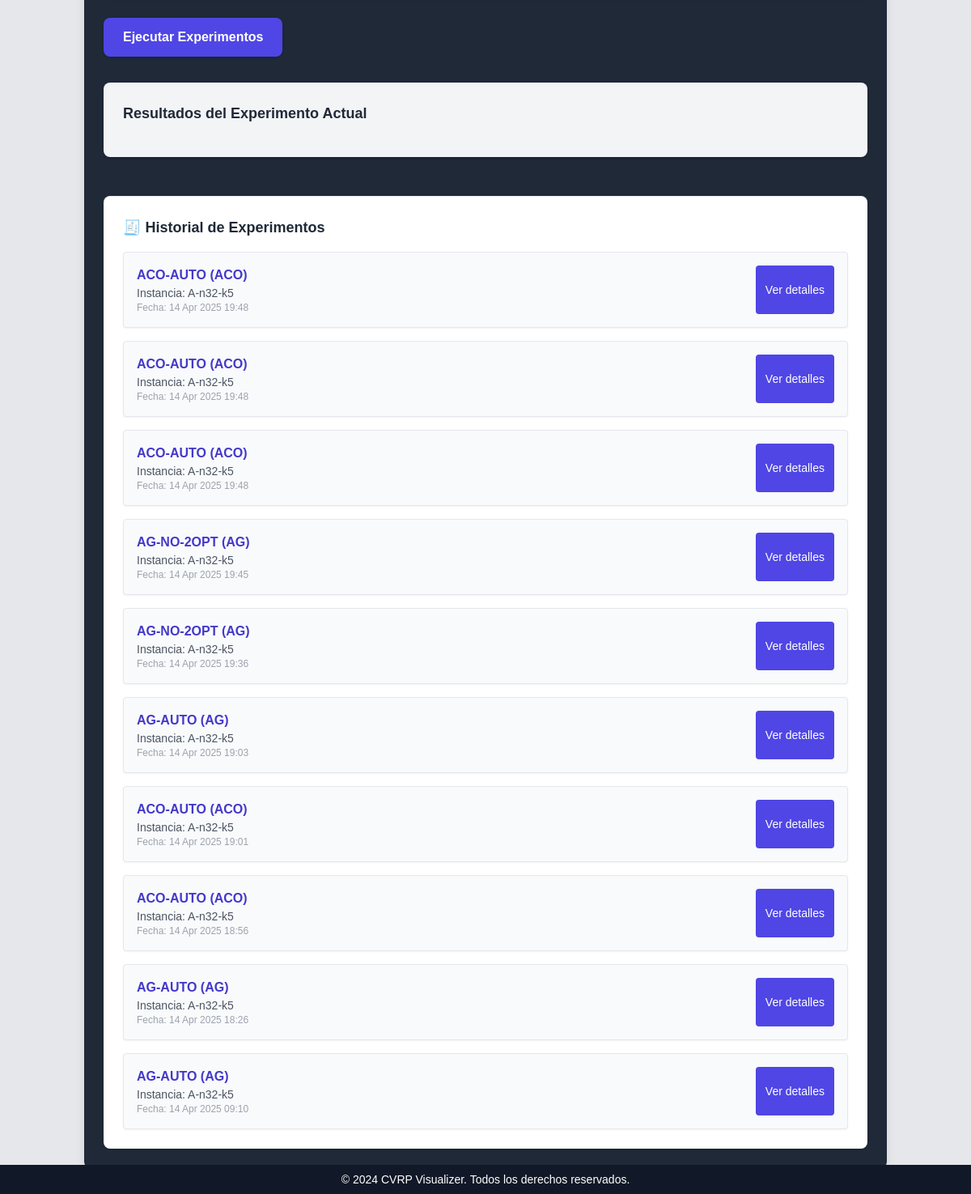
Page /experimentos/ (lower part) on the earlier database version.
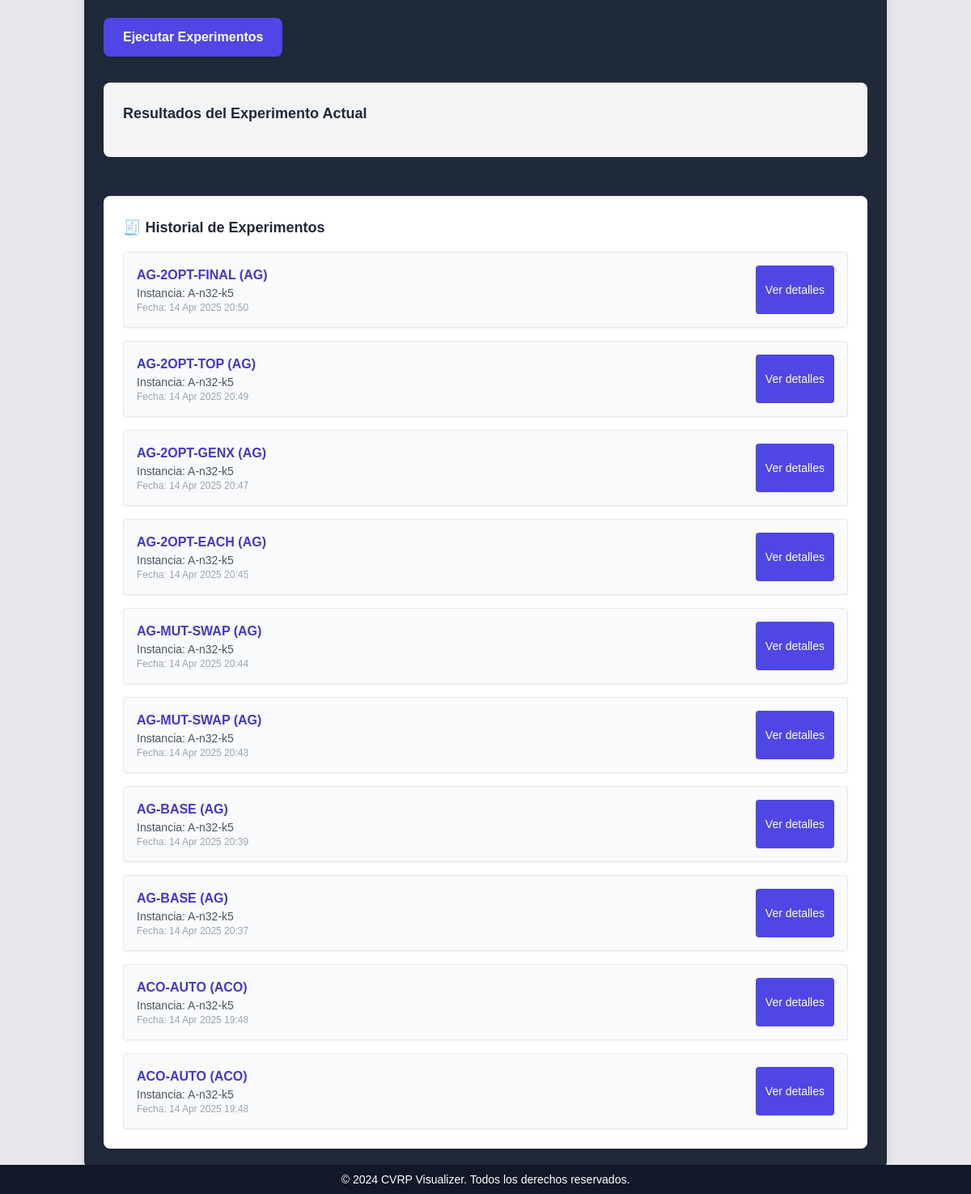
Same page on the later database version.
### vrp/models.py (models this page shows)
class ConfiguracionExperimento(models.Model):
    estrategia = models.ForeignKey(EstrategiaExperimento, on_delete=models.CASCADE)
    instancia = models.ForeignKey(VRPInstance, on_delete=models.CASCADE)
    population_size = models.IntegerField(null=True, blank=True)
    num_generations = models.IntegerField(null=True, blank=True)
    mutation_rate = models.FloatField(null=True, blank=True)
    use_elitism = models.BooleanField(null=True, blank=True)
    num_ants = models.IntegerField(null=True, blank=True)
    max_iter = models.IntegerField(null=True, blank=True)
    alpha = models.FloatField(null=True, blank=True)
    beta = models.FloatField(null=True, blank=True)
    evaporation_rate = models.FloatField(null=True, blank=True)
    reinicio = models.BooleanField(default=False)
    hibridacion = models.BooleanField(default=False)
    poblacion_desde_aco = models.BooleanField(default=False)
    tipo_mutacion = models.CharField(
            max_length=20,
            choices=[('inversion', 'Inversión'), ('swap_sequence', 'Intercambio de Secuencias')],
            default='inversion' )
    estrategia_2opt = models.CharField(
            max_length=20,
            choices=[
                ('NO_2OPT', 'No aplicar'),
                ('EACH_GEN', 'Cada hijo (AG)'),
                ('GEN_X', 'Cada N generaciones (AG)'),
                ('TOP_GEN', 'Top de la generación (AG)'),
                ('FINAL', 'Solo al final (AG/ACO)'),
                ('ALL', 'Todas las hormigas (ACO)'),
                ('STUCK', 'Si se estanca (ACO)'),
                ('LAST', 'Ultima hormiga (ACO)'),
            ],
            default='NO_2OPT'
        )
    usar_swap = models.BooleanField(default=False)
    reinicio_adaptativo = models.BooleanField(default=False)
    restriccion_nodos = models.BooleanField(default=True)
    ajuste_dinamico = models.BooleanField(default=True)
    exportar_poblacion = models.BooleanField(default=False)
    freq_2opt = models.IntegerField(null=True, blank=True, default=10)
    timestamp = models.DateTimeField(auto_now_add=True)

class EstrategiaExperimento(models.Model):
    nombre = models.CharField(max_length=100)  # Ej: AG-BASE, ACO-OPT2, HIBRIDO-A2G
    algoritmo = models.CharField(max_length=50, choices=[
        ('AG', 'Algoritmo Genético'),
        ('ACO', 'ACO'),
        ('HIBRIDO', 'Híbrido')
    ])
    descripcion = models.TextField(blank=True)

class VRPInstance(models.Model):
    name_model = models.ForeignKey(benchmark, on_delete=models.CASCADE)
    population_size = models.IntegerField(null=True, blank=True)
    num_generations = models.IntegerField(null=True, blank=True)
    mutation_rate = models.FloatField(null=True, blank=True)
    use_elitism = models.BooleanField(default=True)

class benchmark(models.Model):
    name_model = models.CharField(max_length=100,default='None',unique=True)
    num_customers = models.IntegerField()
    num_vehicles = models.IntegerField()
    capacity = models.IntegerField()
    cost_solution = models.FloatField(null=True, blank=True)  # 👈 Aquí el nuevo campo

### vrp/views.py (the view)
# urls.py: path('experimentos/', views.experimentos, name='experimentos'),
def experimentos(request):
    instancias = listar_instancias()
    historial = ConfiguracionExperimento.objects.select_related('estrategia', 'instancia__name_model') \
        .order_by('-timestamp')[:10]
    resumenes = {
        config.id: ResumenExperimento.objects.filter(configuracion=config).first()
        for config in historial
    }
    instancias_filtradas = {
        categoria: archivos
        for categoria, archivos in instancias.items()
        if not categoria.endswith('-sol')
    }
    return render(request, 'experimentos.html', {
        'instancias': instancias_filtradas,
        'historial': historial,
        'resumenes': resumenes,
    })

### vrp/templatetags/filters.py (called while the page is built)
@register.filter
def get_item(dictionary, key):
    return dictionary.get(key)

### vrp/views.py (called while the page is built)
def listar_instancias():
    instancias_dir = os.path.join(settings.BASE_DIR, 'vrp', 'static', 'instancias')
    instancias = {}
    for root, dirs, files in os.walk(instancias_dir):
        if root == instancias_dir:
            continue
        categoria = os.path.basename(root)
        instancias[categoria] = [os.path.join(categoria, f) for f in files if f.endswith('.vrp')]
        solucion = categoria + '-sol'
        instancias[solucion] = [os.path.join(categoria, f) for f in files if f.endswith('.sol')]
    return instancias

### vrp/templates/experimentos.html (shortened to what this page needs)
{% extends 'layout.html' %}
{% load static %}
{% load filters %}
{% block content %}
<div class="bg-gray-800 p-6 rounded-lg shadow-lg">
  <button id="submit-button" onclick="ejecutarExperimentos()" class="bg-indigo-600 hover:bg-indigo-400 text-white font-bold py-3 px-6 rounded-lg shadow transition transform hover:scale-105">
    Ejecutar Experimentos
  </button>
<div id="resultados" class="mt-8 bg-gray-100 p-6 rounded-lg shadow">
  <h2 class="text-lg font-bold mb-4 text-gray-800">Resultados del Experimento Actual</h2>
</div>
<div class="mt-12 bg-white p-6 rounded-lg shadow border-t">
  <h2 class="text-lg font-bold mb-4 text-gray-800">🧾 Historial de Experimentos</h2>
  <div class="space-y-4">
    {% for config in historial %}
    <div class="p-4 bg-gray-50 rounded shadow-sm border">
      <div class="flex justify-between">
        <div>
          <p class="font-semibold text-indigo-700">{{ config.estrategia.nombre }} ({{ config.estrategia.algoritmo }})</p>
          <p class="text-sm text-gray-600">Instancia: {{ config.instancia.name_model.name_model }}</p>
          <p class="text-xs text-gray-400">Fecha: {{ config.timestamp|date:"d M Y H:i" }}</p>
        </div>
        <button onclick="toggleParametros('{{ config.id }}')" class="bg-indigo-600 hover:bg-indigo-500 text-white text-sm px-3 py-1 rounded">Ver detalles</button>
      </div>
    </div>
    {% endfor %}
  </div>
</div>
</div>
{% endblock %}

Differences in the rows shown:
no longer on this page (row unchanged): ConfiguracionExperimento: estrategia.nombre "ACO-AUTO", estrategia.algoritmo "ACO", instancia.name_model.name_model "A-n32-k5", timestamp "14 Apr 2025 19:48"
no longer on this page (row unchanged): ConfiguracionExperimento: estrategia.nombre "AG-NO-2OPT", estrategia.algoritmo "AG", instancia.name_model.name_model "A-n32-k5", timestamp "14 Apr 2025 19:45"
no longer on this page (row unchanged): ConfiguracionExperimento: estrategia.nombre "AG-NO-2OPT", estrategia.algoritmo "AG", instancia.name_model.name_model "A-n32-k5", timestamp "14 Apr 2025 19:36"
no longer on this page (row unchanged): ConfiguracionExperimento: estrategia.nombre "AG-AUTO", estrategia.algoritmo "AG", instancia.name_model.name_model "A-n32-k5", timestamp "14 Apr 2025 19:03"
no longer on this page (row unchanged): ConfiguracionExperimento: estrategia.nombre "ACO-AUTO", estrategia.algoritmo "ACO", instancia.name_model.name_model "A-n32-k5", timestamp "14 Apr 2025 19:01"
no longer on this page (row unchanged): ConfiguracionExperimento: estrategia.nombre "ACO-AUTO", estrategia.algoritmo "ACO", instancia.name_model.name_model "A-n32-k5", timestamp "14 Apr 2025 18:56"
no longer on this page (row unchanged): ConfiguracionExperimento: estrategia.nombre "AG-AUTO", estrategia.algoritmo "AG", instancia.name_model.name_model "A-n32-k5", timestamp "14 Apr 2025 18:26"
no longer on this page (row unchanged): ConfiguracionExperimento: estrategia.nombre "AG-AUTO", estrategia.algoritmo "AG", instancia.name_model.name_model "A-n32-k5", timestamp "14 Apr 2025 09:10"
added ConfiguracionExperimento: estrategia.nombre "AG-2OPT-FINAL", estrategia.algoritmo "AG", instancia.name_model.name_model "A-n32-k5", timestamp "14 Apr 2025 20:50"
added ConfiguracionExperimento: estrategia.nombre "AG-2OPT-TOP", estrategia.algoritmo "AG", instancia.name_model.name_model "A-n32-k5", timestamp "14 Apr 2025 20:49"
added ConfiguracionExperimento: estrategia.nombre "AG-2OPT-GENX", estrategia.algoritmo "AG", instancia.name_model.name_model "A-n32-k5", timestamp "14 Apr 2025 20:47"
added ConfiguracionExperimento: estrategia.nombre "AG-2OPT-EACH", estrategia.algoritmo "AG", instancia.name_model.name_model "A-n32-k5", timestamp "14 Apr 2025 20:45"
added ConfiguracionExperimento: estrategia.nombre "AG-MUT-SWAP", estrategia.algoritmo "AG", instancia.name_model.name_model "A-n32-k5", timestamp "14 Apr 2025 20:44"
added ConfiguracionExperimento: estrategia.nombre "AG-MUT-SWAP", estrategia.algoritmo "AG", instancia.name_model.name_model "A-n32-k5", timestamp "14 Apr 2025 20:43"
added ConfiguracionExperimento: estrategia.nombre "AG-BASE", estrategia.algoritmo "AG", instancia.name_model.name_model "A-n32-k5", timestamp "14 Apr 2025 20:39"
added ConfiguracionExperimento: estrategia.nombre "AG-BASE", estrategia.algoritmo "AG", instancia.name_model.name_model "A-n32-k5", timestamp "14 Apr 2025 20:37"
